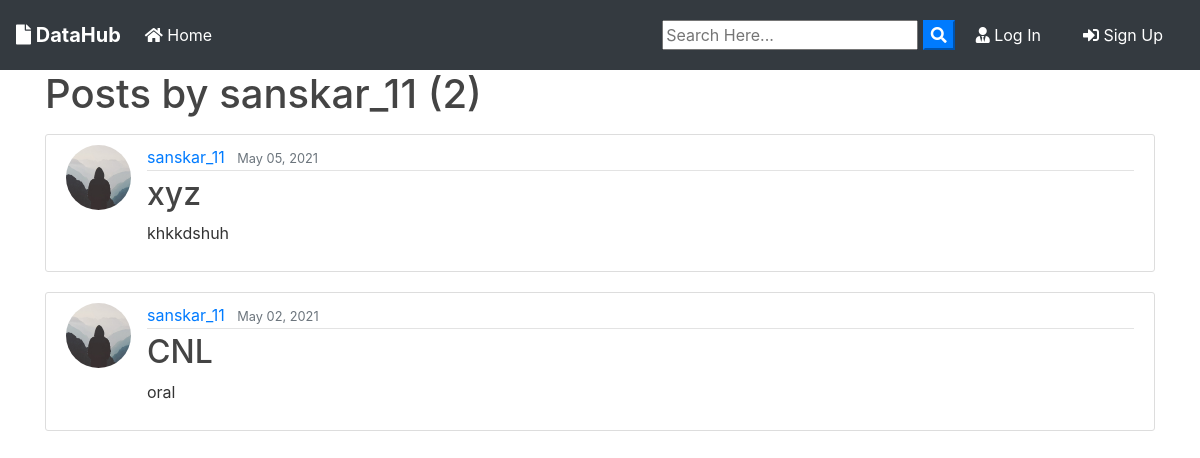
/user/sanskar_11, run on the app's committed database.
### blog/models.py (models this page shows, shortened)
class Post(models.Model):
	title = models.CharField(max_length=100)
	file = models.FileField(null=True,blank=True,upload_to='Files')
	content = models.TextField()
	date_posted = models.DateTimeField(default=timezone.now)
	author = models.ForeignKey(User, on_delete=models.CASCADE)

### users/models.py (models this page shows, shortened)
class Profile(models.Model):
    user = models.OneToOneField(User, on_delete=models.CASCADE)
    image = models.ImageField(default='default.jpg', upload_to='profile_pics')

### blog/views.py (the view)
# urls.py: path('user/<str:username>', UserPostListView.as_view(), name='user-posts'),
class UserPostListView(ListView):
    model = Post
    template_name = 'blog/user_posts.html'  # <app>/<model>_<viewtype>.html
    context_object_name = 'posts'
    paginate_by = 2
    def get_queryset(self):
        user = get_object_or_404(User, username=self.kwargs.get('username'))
        return Post.objects.filter(author=user).order_by('-date_posted')

### blog/templates/blog/user_posts.html (shortened to what this page needs)
{% extends "blog/base.html" %}
{% block content %}
    <h1 class="mb-3">Posts by {{ view.kwargs.username }} ({{ page_obj.paginator.count }})</h1>
    {% for post in posts %}
        <article class="media content-section">
          <img class="rounded-circle article-img" src="{{ post.author.profile.image.url }}">
          <div class="media-body">
            <div class="article-metadata">
              <a class="mr-2" href="{% url 'user-posts' post.author.username %}">{{ post.author }}</a>
              <small class="text-muted">{{ post.date_posted|date:"F d, Y" }}</small>
            </div>
            <h2><a class="article-title" href="{% url 'post-detail' post.id %}">{{ post.title }}</a></h2>
            <p class="article-content">{{ post.content }}</p>
          </div>
        </article>
    {% endfor %}
{% endblock content %}

### blog/templates/blog/base.html (shortened to what this page needs)
<!doctype html>
{% load static %}
<html lang="en">
  <head>
    <link rel="stylesheet" href="https://stackpath.bootstrapcdn.com/bootstrap/4.3.1/css/bootstrap.min.css">
    <link rel="stylesheet" href="https://use.fontawesome.com/releases/v5.8.1/css/all.css" >
    <link rel="stylesheet" href="{% static 'blog/main.css' %}">
</head>
  <body>
        <nav class="navbar navbar-expand-lg navbar-dark bg-dark">
                <a class="navbar-brand font-weight-bold" href="{% url 'blog-home' %}"><i class="fas fa-file"></i> DataHub </a>
                <div class="collapse navbar-collapse" id="navbarSupportedContent">
                  <ul class="navbar-nav mr-auto">
                    <li class="nav-item active">
                      <a class="nav-link" href="{% url 'blog-home' %}"><i class="fas fa-home"></i> Home <span class="sr-only">(current)</span></a>
                    </li>
                  </ul>
                  <form id="searchform" action="{% url 'search' %}" method="get">
                    <input type="text" name="q" type="text" value="{{ request.GET.q }}" placeholder="Search Here..." />
                    <button type="button" onclick="searchform.submit()" class=" text-white my-color btn-primary"><i class="fa fa-search"></i></button>
                </form>
                    {% if user.is_authenticated %}
                    <a href="{% url 'user-posts' user %}" class="btn text-white m-2"><i class="fas fa-user-shield"></i> My Post</a>
                    <a href="{% url 'post-create' %} " class="btn text-white m-2"><i class="fas fa-user-edit"></i> New Post</a>
                    <a href="{% url 'profile' %} " class="btn text-white m-2"><i class="fas fa-user"></i> {{ user.username }}</a>
                    <a href="{% url 'logout' %} " class="btn text-white m-2"><i class="fas fa-sign-out-alt"></i> Log Out</a>
                    {% else %}
                    <a href="{% url 'login' %} " class="btn text-white m-2"><i class="fas fa-user-tie"></i> Log In</a>
                    <a href="{% url 'register' %} " class="btn text-white m-2"> <i class="fas fa-sign-in-alt"></i> Sign Up</a>
                    {% endif %}
                </div>
              </nav>
      <div class="container my-bg">
    {% block content %}
    {% endblock  %}
</div>
  </body>
</html>

### blog/static/blog/main.css (style rules this page uses)
body { background-image: url('https://images.pexels.com/photos/3616762/pexels-photo-3616762.jpeg?auto=compress&cs=tinysrgb&h=750&w=1260'); color: #333333; margin-top: 0; }
h1, h2, h3, h4, h5, h6 { color: #444444; }
ul { margin: 0; }
.content-section { background: #ffffff; padding: 10px 20px; border: 1px solid #dddddd; border-radius: 3px; margin-bottom: 20px; }
.article-title { color: #444444; }
.article-content { white-space: pre-line; }
.article-img { height: 65px; width: 65px; margin-right: 16px; }
.article-metadata { padding-bottom: 1px; margin-bottom: 4px; border-bottom: 1px solid #e3e3e3 }

### data on the page
Post: author.profile.image (placeholder picture), author "sanskar_11", date_posted "May 05, 2021", title "xyz", content "khkkdshuh"
Post: author.profile.image (placeholder picture), author "sanskar_11", date_posted "May 02, 2021", title "CNL", content "oral"

### other printed values
{{ view.kwargs.username }} "sanskar_11"
{{ page_obj.paginator.count }} "2"
